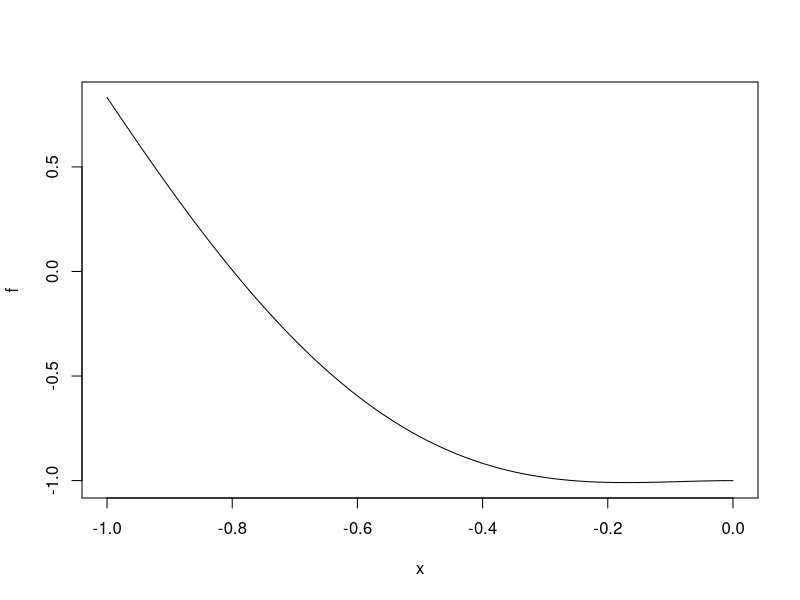

Reproduce this figure in R. (Note: this script raises an error after producing the figure.)
#Tarea 3 
#Andres Moguel
#Regla Falsa

#Comenzamos con la definicion de la funcion
f <- function(x){
  2*x*cos(2*x)-(x+1)^2
}

plot(f, -1, 0)

#definimos la presicion
tol <- 10^-6
#pedimos las entradas ponemos p1 y p0 mayor a 0 ya que buscamos la raiz positiva
#se recomienda elegir un p0 y p1 entre 0 y 2 basado en la grafica proporcionada
num <- as.numeric(readline("Ingrese el numero maximo de iteraciones: "))
p0 <- as.numeric(readline("Ingrese la primer aproximacion inical: "))
p1 <- as.numeric(readline("Ingrese la segunda aproximacion inicial: "))

#inicializamos el contador
i <- 2

#procedemos con el algoritmo
while(i <= num){
  p2<-(p1-f(p1)*((p1 - p0)/(f(p1)-f(p0))))
  
  if(abs(p2 - p1)<= tol | f(p2) == 0){
    print('La aproximacion a la raiz es:')
    print(p2)
    plot(f, 0, 2)
    break
  }
  i <- i + 1
  if(f(p1)*f(p2) < 0){
    p0 <- p1
  }
  p1 <- p2
}

if(i == num +1){
  print("se llego al numero maximo de iteraciones")
}